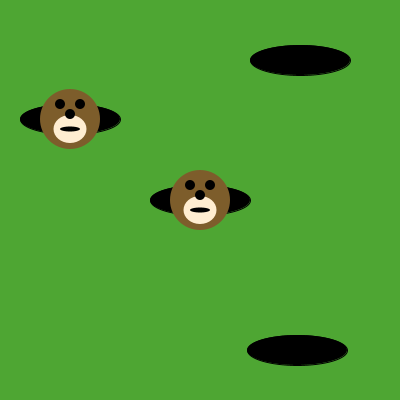
Frame 1 (no input)
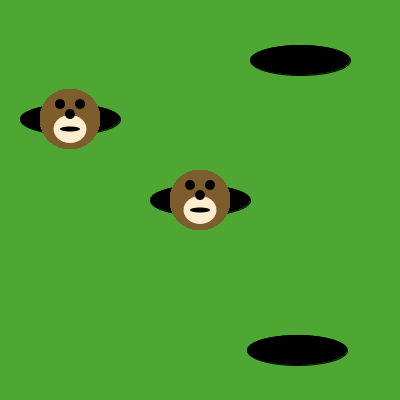
Frame 60 (the mouse pressed at the canvas centre just before this capture)
Frame 120 (the mouse held since frame 60 and released just before this capture): identical to frame 60, image omitted

The Processing sketch that drew these frames (run headless with seeded random() and noise(); from frame 60 on, the mouse is pressed at the canvas centre):

// Processing sketch: Moles_in_Da_Holes
// ── Moles_in_Da_Holes.pde
 void draw() {

/* Use the method below to put moles in the holes. */

drawMole(200,200);
drawMole(70,119);

}

void drawMole(int moleX, int moleY) {
     noStroke();
     fill(125, 93, 43);
     ellipse(moleX, moleY, 60, 60); // face
     fill(255, 237, 209);
     ellipse(moleX, moleY+10, 33, 28);
     fill(0, 0, 0);
     ellipse(moleX-10, moleY-15, 10, 10); // eyes
     ellipse(moleX+10, moleY-15, 10, 10);
     ellipse(moleX, moleY-5, 10, 10); // nose
     ellipse(moleX, moleY+10, 20, 5); // mouth


}

void setup() {
     size(400, 400);
     background(78, 166, 51); // green grass
     fill(0, 0, 0);
     ellipse(200, 200, 100, 30); // holes!
     ellipse(70, 119, 100, 30);
     ellipse(300, 60, 100, 30);
     ellipse(297, 350, 100, 30);
}
